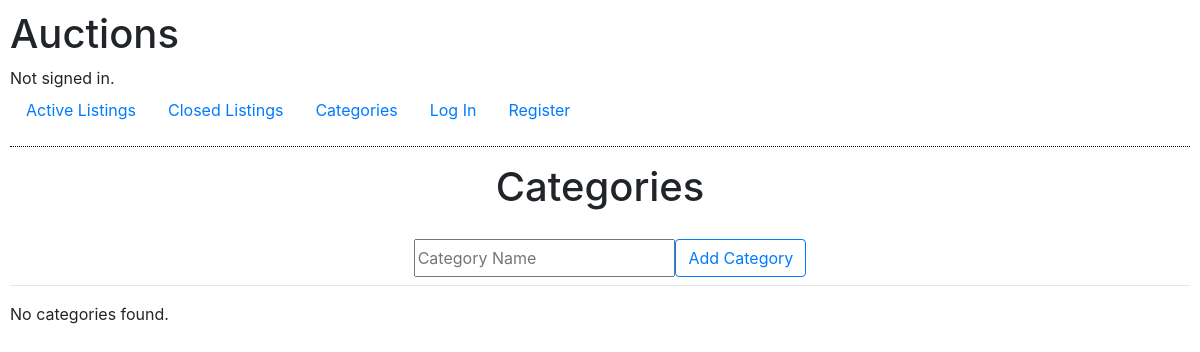
/categories, run on an earlier commit of the app's database.
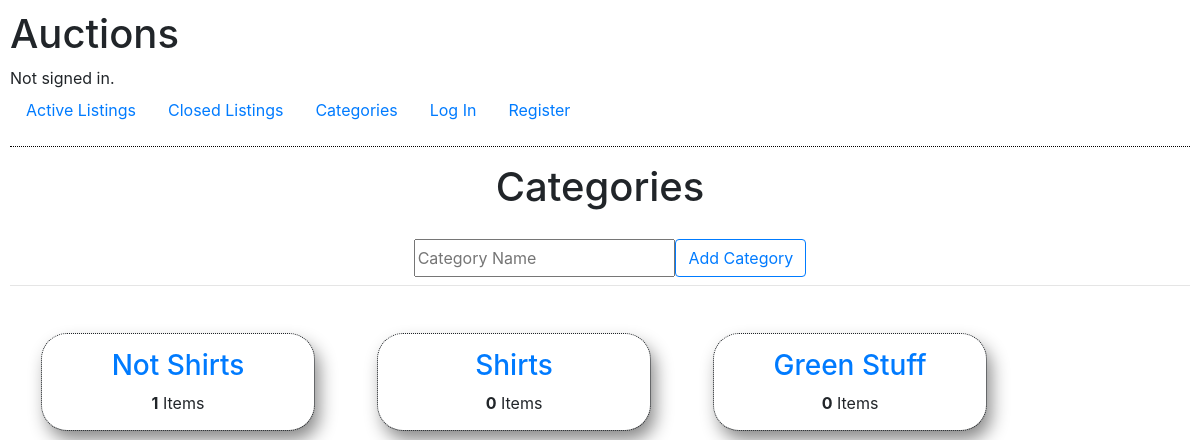
And on a later commit of the database.
### auctions/models.py (models this page shows, shortened)
class Category(models.Model):
    name = models.CharField(max_length=64)
    listings = models.ManyToManyField(Listing, blank=True)

### auctions/views.py (the view)
# urls.py: path("categories", views.categories, name="categories"),
def categories(request):
    return render(request, "auctions/categories.html", {
        "categories": Category.objects.all()
    })

### auctions/templates/auctions/categories.html (shortened to what this page needs)
{% extends "auctions/layout.html" %}
{% block body %}
    <h1 style="text-align:center;">Categories</h1>
    <div style="width:100vw; display:flex; align-items:center; justify-content:center;">
        <form action="{% url 'new_category' %}" method="post" style="margin-top:20px;">
            <div style="display:grid; grid-template-columns:2fr 1fr; grid-gap:0px; height:30px;">
                <div style="grid-child">
                    <input type="text" name="name" placeholder="Category Name" style="height:100%; width:100%;">
                </div>
                <div style="grid-child">
                    <button class="btn btn-outline-primary"
                            type="submit">
                        Add Category
                    </button>
                </div>
            </div>
        </form>
    </div>
    <hr>
    <div style="display:flex; align-items:center;">
        {% for category in categories %}
            <div style="margin:2rem; outline: 1px dotted; border-radius:25px;
                    box-shadow: 5px 10px 18px #888888; padding:15px; width:17rem; height: 6rem;">
                <h3 style="text-align:center;">
                    <a href="/categories/{{ category.id }}">
                        {{ category.name }}
                    </a>
                </h3>
                <p style="text-align:center;"><strong>{{ category.listings.count }}</strong> Items</p>
            </div>
        {% empty %}
            <p>No categories found.</p>
        {% endfor %}
        </div>
{% endblock %}

### auctions/templates/auctions/layout.html (shortened to what this page needs)
{% load static %}
<!DOCTYPE html>
<html lang="en">
    <head>
        <link rel="stylesheet" href="https://stackpath.bootstrapcdn.com/bootstrap/4.4.1/css/bootstrap.min.css">
        <link href="{% static 'auctions/styles.css' %}" rel="stylesheet">
    </head>
    <body>
        <h1>Auctions</h1>
        <div>
            {% if user.is_authenticated %}
                Signed in as <strong>{{ user.username }}</strong>. {{ user.wallet_balance }}
            {% else %}
                Not signed in.
            {% endif %}
        </div>
        <ul class="nav">
            <li class="nav-item">
                <a class="nav-link" href="{% url 'index' %}">Active Listings</a>
            </li>
            <li class="nav-item">
                <a class="nav-link" href="{% url 'ended' %}">Closed Listings</a>
            </li>
            <li class="nav-item">
                <a class="nav-link" href="{% url 'categories' %}">Categories</a>
            </li>
            {% if user.is_authenticated %}
                <li class="nav-item">
                    <a class="nav-link" href="{% url 'new_listing' %}">Create Listing</a>
                <li class="nav-item">
                    <a class="nav-link" href="{% url 'watchlist' %}">Watchlist</a>
                </li>
                <li class="nav-item">
                    <a class="nav-link" href="{% url 'logout' %}">Log Out</a>
                </li>
            {% else %}
                <li class="nav-item">
                    <a class="nav-link" href="{% url 'login' %}">Log In</a>
                </li>
                <li class="nav-item">
                    <a class="nav-link" href="{% url 'register' %}">Register</a>
                </li>
            {% endif %}
        </ul>
        <hr style="border-top:1px dotted black;">
        {% block body %}
        {% endblock %}
    </body>
</html>

### auctions/static/auctions/styles.css (style rules this page uses)
body { padding: 10px; }

What changed in the data, as far as the page shows it:
added Category: name "Not Shirts", listings.count "1"
added Category: name "Shirts", listings.count "0"
added Category: name "Green Stuff", listings.count "0"
Also different on the page:
text no longer shown: "No categories found."
